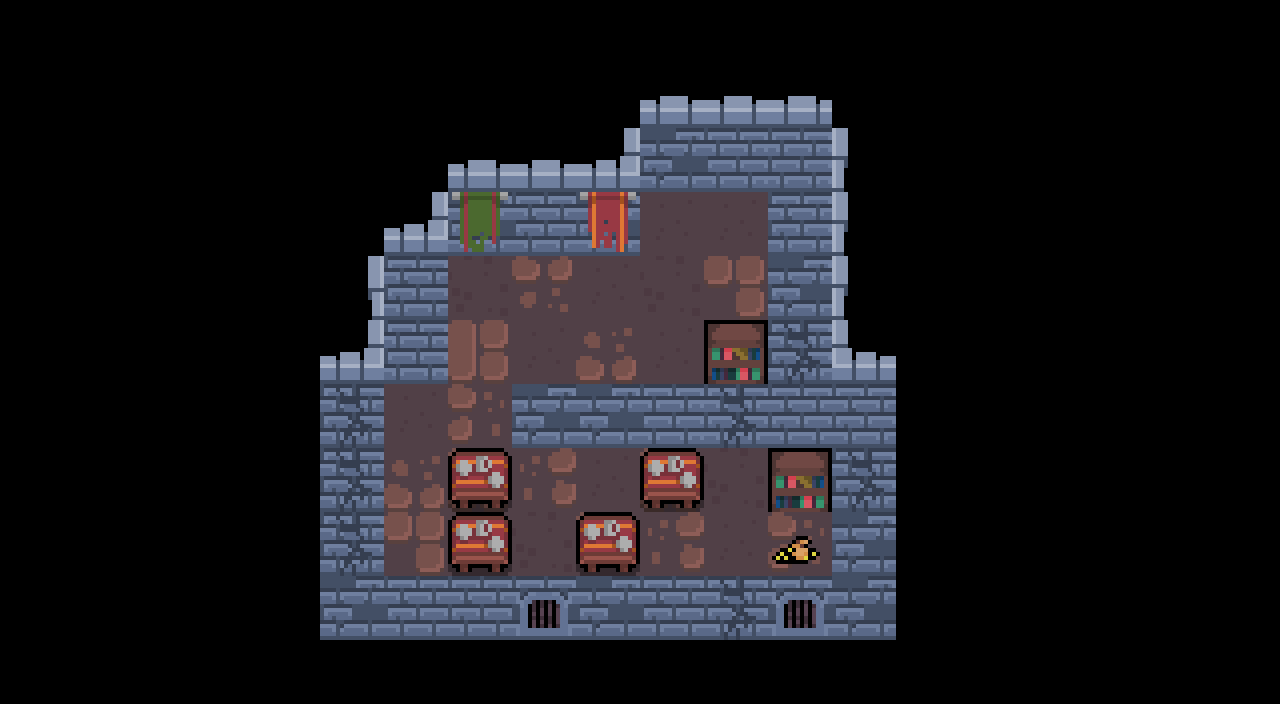

This game map was drawn from its Tiled (.tmx) file and the tilesets committed beside it. A one-line description and the full map source follow:
An orthogonal 20x11 tile map with 64x64 px tiles, 4 tile layers (Слой тайлов 1, Слой тайлов 2, Слой тайлов 3, Слой тайлов 4) and 4 objects (3x enemy, player).

<map version="1.5" tiledversion="1.7.2" orientation="orthogonal" renderorder="right-down" width="20" height="11" tilewidth="64" tileheight="64" infinite="0" nextlayerid="6" nextobjectid="5">
 <tileset firstgid="1" source="../data/castle_tileset2.tsx" />
 <layer id="1" name="Слой тайлов 1" width="20" height="11">
  <data encoding="csv">
0,0,0,0,0,0,0,0,0,0,0,0,0,0,0,0,0,0,0,0,
0,0,0,0,0,0,0,0,0,0,0,0,0,0,0,0,0,0,0,0,
0,0,0,0,0,0,0,0,0,0,0,0,0,0,0,0,0,0,0,0,
0,0,0,0,0,0,0,0,0,0,33,33,0,0,0,0,0,0,0,0,
0,0,0,0,0,0,0,24,23,33,24,21,0,0,0,0,0,0,0,0,
0,0,0,0,0,0,0,22,33,32,33,0,0,0,0,0,0,0,0,0,
0,0,0,0,0,0,33,30,0,0,0,0,0,0,0,0,0,0,0,0,
0,0,0,0,0,0,32,22,31,33,22,24,0,0,0,0,0,0,0,0,
0,0,0,0,0,0,21,33,24,23,31,33,30,0,0,0,0,0,0,0,
0,0,0,0,0,0,0,0,0,0,0,0,0,0,0,0,0,0,0,0,
0,0,0,0,0,0,0,0,0,0,0,0,0,0,0,0,0,0,0,0
</data>
 </layer>
 <layer id="2" name="Слой тайлов 2" width="20" height="11">
  <data encoding="csv">
0,0,0,0,0,0,0,0,0,0,0,0,0,0,0,0,0,0,0,0,
0,0,0,0,0,0,0,0,0,0,66,66,66,0,0,0,0,0,0,0,
0,0,0,0,0,0,0,66,66,69,53,45,45,49,0,0,0,0,0,0,
0,0,0,0,0,0,69,53,44,53,0,0,44,49,0,0,0,0,0,0,
0,0,0,0,0,50,44,0,0,0,0,0,53,49,0,0,0,0,0,0,
0,0,0,0,0,69,45,0,0,0,0,3,54,65,0,0,0,0,0,0,
0,0,0,0,0,54,0,0,53,53,45,54,44,44,0,0,0,0,0,0,
0,0,0,0,0,54,0,0,0,0,0,0,3,54,0,0,0,0,0,0,
0,0,0,0,0,54,0,0,0,0,0,0,1,53,0,0,0,0,0,0,
0,0,0,0,0,53,44,44,52,53,44,54,52,53,0,0,0,0,0,0,
0,0,0,0,0,0,0,0,0,0,0,0,0,0,0,0,0,0,0,0
</data>
 </layer>
 <layer id="3" name="Слой тайлов 3" width="20" height="11">
  <data encoding="csv">
0,0,0,0,0,0,0,0,0,0,0,0,0,0,0,0,0,0,0,0,
0,0,0,0,0,0,0,0,0,0,0,0,0,0,0,0,0,0,0,0,
0,0,0,0,0,0,0,0,0,0,0,0,0,0,0,0,0,0,0,0,
0,0,0,0,0,0,0,4,0,5,0,0,0,0,0,0,0,0,0,0,
0,0,0,0,0,0,0,0,0,0,0,0,0,0,0,0,0,0,0,0,
0,0,0,0,0,0,0,0,0,0,0,0,0,0,0,0,0,0,0,0,
0,0,0,0,0,0,0,0,0,0,0,0,0,0,0,0,0,0,0,0,
0,0,0,0,0,0,0,0,0,0,0,0,0,0,0,0,0,0,0,0,
0,0,0,0,0,0,0,0,0,0,0,0,0,0,0,0,0,0,0,0,
0,0,0,0,0,0,0,0,0,0,0,0,0,0,0,0,0,0,0,0,
0,0,0,0,0,0,0,0,0,0,0,0,0,0,0,0,0,0,0,0
</data>
 </layer>
 <layer id="4" name="Слой тайлов 4" width="20" height="11">
  <data encoding="csv">
0,0,0,0,0,0,0,0,0,0,0,0,0,0,0,0,0,0,0,0,
0,0,0,0,0,0,0,0,0,0,0,0,0,0,0,0,0,0,0,0,
0,0,0,0,0,0,0,0,0,0,0,0,0,0,0,0,0,0,0,0,
0,0,0,0,0,0,0,0,0,0,0,0,0,0,0,0,0,0,0,0,
0,0,0,0,0,0,0,0,0,0,0,0,0,0,0,0,0,0,0,0,
0,0,0,0,0,0,0,0,0,0,0,0,0,0,0,0,0,0,0,0,
0,0,0,0,0,0,0,0,0,0,0,0,0,0,0,0,0,0,0,0,
0,0,0,0,0,0,0,15,0,0,15,0,0,0,0,0,0,0,0,0,
0,0,0,0,0,0,0,15,0,15,0,0,0,0,0,0,0,0,0,0,
0,0,0,0,0,0,0,0,0,0,0,0,0,0,0,0,0,0,0,0,
0,0,0,0,0,0,0,0,0,0,0,0,0,0,0,0,0,0,0,0
</data>
 </layer>
 <objectgroup id="5" name="Слой объектов 1">
  <object id="1" name="Player" type="player" x="705.5" y="194.5" width="59.5" height="56.5" />
  <object id="2" name="Slime" type="enemy" x="576.5" y="257" width="62" height="61.5" />
  <object id="3" name="Slime" type="enemy" x="640.5" y="321.5" width="62" height="59.5" />
  <object id="4" name="Slime" type="enemy" x="512.5" y="322" width="63.5" height="61.5" />
 </objectgroup>
</map>
